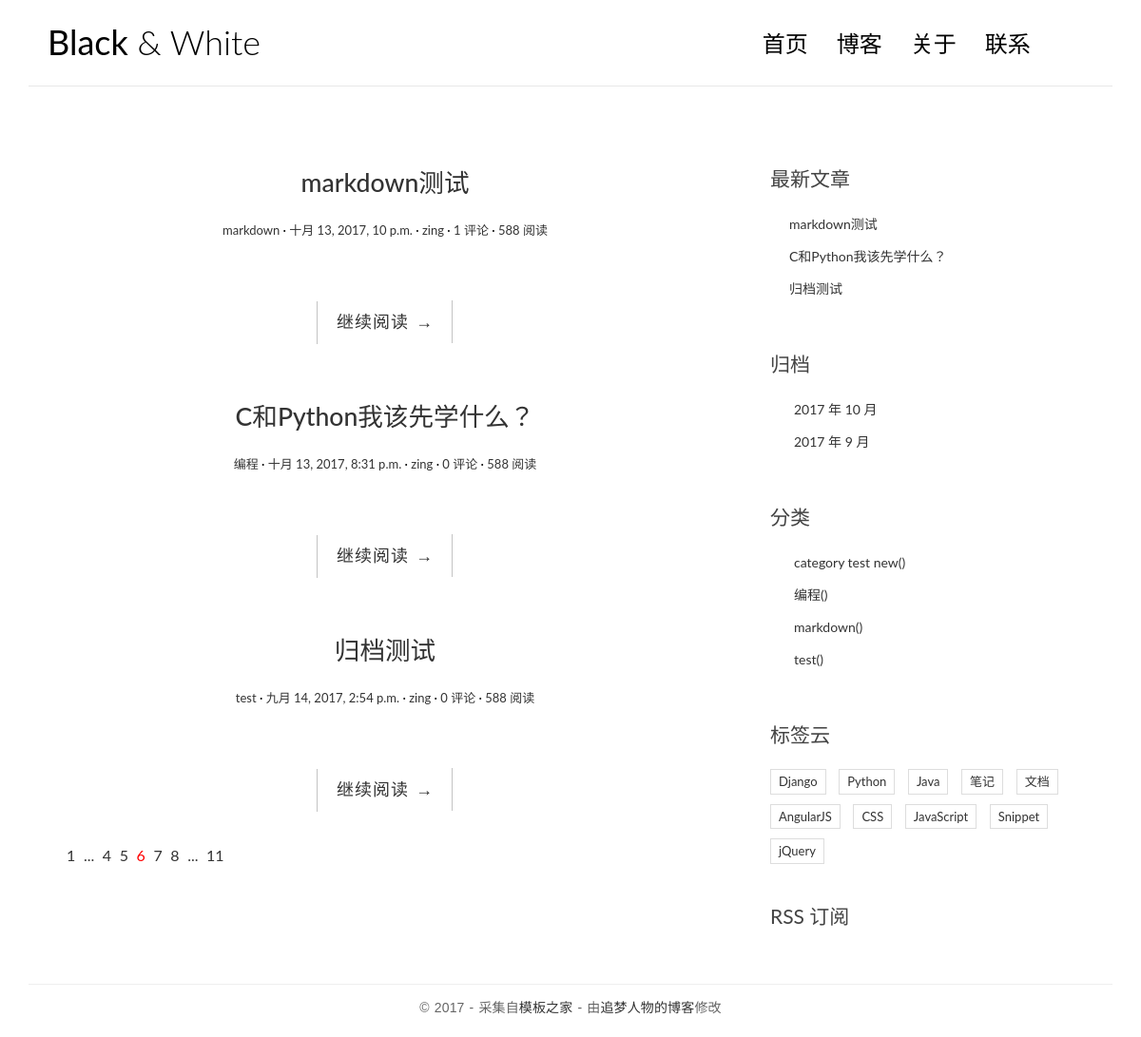
The page / on the database its author committed.
### blog/models.py (models this page shows, shortened)
class Post(models.Model):
    title = models.CharField(max_length=70)
    body = models.TextField()
    created_time = models.DateTimeField()
    modified_time = models.DateTimeField()
    excerpt = models.CharField(max_length=200, blank=True)
    category = models.ForeignKey(Category)
    tags = models.ManyToManyField(Tag, blank=True)
    author = models.ForeignKey(User)
    def get_absolute_url(self):
        return reverse('blog:detail', kwargs={'pk':self.pk})
    class Meta:
        ordering = ['-created_time']

class Category(models.Model):
    name = models.CharField(max_length=100)
    def __str__(self):
        return self.name

### blog/views.py (the view)
# urls.py: url(r'^$', views.index, name='index'),
def index(request):
    post_list = Post.objects.all()
    return render(request, 'blog/index.html', context = {'post_list': post_list})

### blog/templatetags/blog_tags.py (called while the page is built)
@register.simple_tag
def get_recent_posts(num=5):
    return Post.objects.all().order_by('-created_time')[:num]

@register.simple_tag
def archives():
    return Post.objects.dates('created_time', 'month', order='DESC')

@register.simple_tag
def get_categorys():
    return Category.objects.all()

### blog/templates/blog/index.html (shortened to what this page needs)
{% extends 'base.html' %}
{% block main %}
{% for post in post_list %}
<article class="post post-{{ post.pk }}">
    <header class="entry-header">
        <h1 class="entry-title">
            <a href="{{ post.get_absolute_url }}">{{ post.title }}</a>
        </h1>
        <div class="entry-meta">
            <span class="post-category"><a href="#">{{ post.category }}</a></span>
            <span class="post-date"><a href="#"><time class="entry-date"
                                                      datetime="{{ post.created_time }}">{{ post.created_time }}</time></a></span>
            <span class="post-author"><a href="#">{{ post.author }}</a></span>
            <span class="comments-link"><a href="#">{{ post.comment_set.count }} 评论</a></span>
            <span class="views-count"><a href="#">588 阅读</a></span>
        </div>
    </header>
    <div class="entry-content clearfix">
        <div class="read-more cl-effect-14">
            <a href="{{ post.get_absolute_url }}" class="more-link">继续阅读 <span class="meta-nav">→</span></a>
        </div>
    </div>
</article>
{% empty %}
<div class="no-post">暂时还没有发布的文章！</div>
{% endfor %}
<div class="pagination">
    <ul>
        <li><a href="">1</a></li>
        <li><a href="">...</a></li>
        <li><a href="">4</a></li>
        <li><a href="">5</a></li>
        <li class="current"><a href="">6</a></li>
        <li><a href="">7</a></li>
        <li><a href="">8</a></li>
        <li><a href="">...</a></li>
        <li><a href="">11</a></li>
    </ul>
</div>
{% endblock main%}

### blog/templates/base.html (shortened to what this page needs)
{% load static %}
{% load blog_tags %}
<!DOCTYPE html>
<html>
<head>
    <link rel="stylesheet" href="{% static 'blog/css/bootstrap.min.css' %}">
    <link rel="stylesheet" href="http://code.ionicframework.com/ionicons/2.0.1/css/ionicons.min.css">
    <link rel="stylesheet" href="{% static 'blog/css/pace.css' %}">
    <link rel="stylesheet" href="{% static 'blog/css/custom.css' %}">
    <link rel="stylesheet" href="{% static 'blog/css/highlights/github.css' %}">
</head>
<body>
<div class="container">
    <header id="site-header">
        <div class="row">
            <div class="col-md-4 col-sm-5 col-xs-8">
                <div class="logo">
                    <h1><a href="{% url 'blog:index' %}"><b>Black</b> &amp; White</a></h1>
                </div>
            </div>
            <div class="col-md-8 col-sm-7 col-xs-4">
                <nav class="main-nav" role="navigation">
                    <div class="collapse navbar-collapse" id="bs-example-navbar-collapse-1">
                        <ul class="nav navbar-nav navbar-right">
                            <li class="cl-effect-11"><a href="{% url 'blog:index' %}" data-hover="首页">首页</a></li>
                            <li class="cl-effect-11"><a href="full-width.html" data-hover="博客">博客</a></li>
                            <li class="cl-effect-11"><a href="about.html" data-hover="关于">关于</a></li>
                            <li class="cl-effect-11"><a href="contact.html" data-hover="联系">联系</a></li>
                        </ul>
                    </div>
                </nav>
            </div>
        </div>
    </header>
</div>
<div class="content-body">
    <div class="container">
        <div class="row">
            <main class="col-md-8">
            {% block main %}
            {% endblock main %}
            </main>
            <aside class="col-md-4">
                <div class="widget widget-recent-posts">
                    <h3 class="widget-title">最新文章</h3>
                    {% get_recent_posts as post_list %}
                    <ul>
                        {% for post in post_list %}
                        <li>
                            <a href="{{ post.get_absolute_url }}">{{ post.title }}</a>
                        </li>
                        {% endfor %}
                    </ul>
                </div>
                <div class="widget widget-archives">
                    <h3 class="widget-title">归档</h3>
                    {% archives as date_list %}
                    <ul>
                        {% for date in date_list %}
                        <li>
                            <a href="{% url 'blog:archives' date.year date.month %}">{{ date.year }} 年 {{ date.month }} 月</a>
                        </li>
                        {% empty %}
                        暂无归档
                        {% endfor %}
                    </ul>
                </div>
                <div class="widget widget-category">
                    <h3 class="widget-title">分类</h3>
                    {% get_categorys as cats %}
                    <ul>
                        {% for cat in cats %}
                        <li>
                            <a href="{% url 'blog:category' cat.pk %}">{{ cat.name }}<span class="post-count">({{ cat.comment_set.count }})</span></a>
                        </li>
                        {% empty %}
                        暂无分类
                        {% endfor %}
                    </ul>
                </div>
                <div class="widget widget-tag-cloud">
                    <h3 class="widget-title">标签云</h3>
                    <ul>
                        <li>
                            <a href="#">Django</a>
                        </li>
                        <li>
                            <a href="#">Python</a>
                        </li>
                        <li>
                            <a href="#">Java</a>
                        </li>
                        <li>
                            <a href="#">笔记</a>
                        </li>
                        <li>
                            <a href="#">文档</a>
                        </li>
                        <li>
                            <a href="#">AngularJS</a>
                        </li>
                        <li>
                            <a href="#">CSS</a>
                        </li>
                        <li>
                            <a href="#">JavaScript</a>
                        </li>
                        <li>
                            <a href="#">Snippet</a>
                        </li>
                        <li>
                            <a href="#">jQuery</a>
                        </li>
                    </ul>
                </div>
                <div class="rss">
                    <a href=""> RSS 订阅</a>
                </div>
            </aside>
        </div>
    </div>
</div>
<footer id="site-footer">
    <div class="container">
        <div class="row">
            <div class="col-md-12">
                <p class="copyright">&copy 2017 - 采集自<a href="http://www.cssmoban.com/"
                                                        target="_blank" title="模板之家">模板之家</a>
                    - 由<a href="http://zmrenwu.com/" title="网页模板" target="_blank">追梦人物的博客</a>修改
                </p>
            </div>
        </div>
    </div>
</footer>
</body>
</html>

### blog/static/blog/css/custom.css (style rules this page uses)
* { outline: none; }
h1, h2, h3, h4, h5, h6 { margin-top: 0; }
b { font-weight: 400; }
a { color: #333; }
body { color: #444; font-family: 'Lato', sans-serif; }
p { font-family: 'Ubuntu', sans-serif; font-weight: 400; word-spacing: 1px; letter-spacing: 0.01em; }
#site-header { background-color: #FFF; padding: 25px 20px; margin-bottom: 40px; border-bottom: 1px solid #e7e7e7; }
.logo h1 a { color: #000; }
.logo h1 { margin: 0; font-family: 'Lato', sans-serif; font-weight: 300; }
.main-nav { margin-top: 11px; max-width: 95%; }
.main-nav a { color: #000000 !important; padding: 0 0 5px 0 !important; margin-right: 30px; font-family: 'Lato', sans-serif; font-weight: 300; font-size: 24px; }
.cl-effect-11 a { padding: 10px 0; color: #0972b4; text-shadow: none; }
.cl-effect-11 a::before { position: absolute; top: 0; left: 0; overflow: hidden; padding: 0 0 5px 0 !important; max-width: 0; border-bottom: 1px solid #000; color: #000; content: attr(data-hover); white-space: nowrap; -webkit-transition: max-width 0.5s; -moz-transition: max-width 0.5s; transition: max-width 0.5s; }
.content-body { padding-bottom: 4em; }
.post { background: #fff; padding: 30px 30px 0; }
.entry-title { text-align: center; font-size: 1.9em; margin-bottom: 20px; line-height: 1.6; padding: 10px 20px 0; }
.entry-meta { text-align: center; color: #DDDDDD; font-size: 13px; margin-bottom: 30px; }
.entry-content { font-size: 18px; line-height: 1.9; font-weight: 300; color: #000; }
.post-category::after, .post-date::after, .post-author::after, .comments-link::after { content: ' ·'; color: #000; }
.read-more { font-family: 'Ubuntu', sans-serif; font-weight: 400; word-spacing: 1px; letter-spacing: 0.01em; text-align: center; margin-top: 20px; }
.cl-effect-14 a { padding: 0 20px; height: 45px; line-height: 45px; position: relative; display: inline-block; margin: 15px 25px; letter-spacing: 1px; font-weight: 400; text-shadow: 0 0 1px rgba(255, 255, 255, 0.3); }
.cl-effect-14 a::before, .cl-effect-14 a::after { position: absolute; width: 45px; height: 1px; background: #C3C3C3; content: ''; -webkit-transition: all 0.3s; -moz-transition: all 0.3s; transition: all 0.3s; pointer-events: none; }
.cl-effect-14 a::before { top: 0; left: 0; -webkit-transform: rotate(90deg); -moz-transform: rotate(90deg); transform: rotate(90deg); -webkit-transform-origin: 0 0; -moz-transform-origin: 0 0; transform-origin: 0 0; }
.cl-effect-14 a::after { right: 0; bottom: 0; -webkit-transform: rotate(90deg); -moz-transform: rotate(90deg); transform: rotate(90deg); -webkit-transform-origin: 100% 0; -moz-transform-origin: 100% 0; transform-origin: 100% 0; }
.widget { background: #fff; padding: 30px 0 0; }
.widget-title { font-size: 1.5em; margin-bottom: 20px; line-height: 1.6; padding: 10px 0 0; font-weight: 400; }
.widget-recent-posts ul { padding: 0; margin: 0; padding-left: 20px; }
.widget-recent-posts ul li { list-style-type: none; position: relative; line-height: 170%; margin-bottom: 10px; }
.widget-recent-posts ul li::before { content: '\f3d3'; font-family: "Ionicons"; position: absolute; left: -17px; top: 3px; font-size: 16px; color: #000; }
.widget-archives ul { padding: 0; margin: 0; padding-left: 25px; }
.widget-archives ul li { list-style-type: none; position: relative; line-height: 170%; margin-bottom: 10px; }
.widget-archives ul li::before { content: '\f3f3'; font-family: "Ionicons"; position: absolute; left: -25px; top: 1px; font-size: 16px; color: #000; }
.widget-category ul { padding: 0; margin: 0; padding-left: 25px; }
.widget-category ul li { list-style-type: none; position: relative; line-height: 170%; margin-bottom: 10px; }
.widget-category ul li::before { content: '\f3fe'; font-family: "Ionicons"; position: absolute; left: -25px; top: 1px; font-size: 18px; color: #000; }
.widget-tag-cloud ul { padding: 0; margin: 0; margin-right: -10px; }
.widget-tag-cloud ul li { list-style-type: none; font-size: 13px; display: inline-block; margin-right: 10px; margin-bottom: 10px; padding: 3px 8px; border: 1px solid #ddd; }
.rss { font-size: 21px; margin-top: 30px; }
.rss a { color: #444; }
#site-footer { padding-top: 10px; padding: 0 0 1.5em 0; }
.copyright { text-align: center; padding-top: 1em; margin: 0; border-top: 1px solid #eee; color: #666; }
.pagination ul { list-style: none; }
.pagination ul li { display: inline-block; font-size: 16px; margin-right: 5px; }
.current a { color: red; }

### rows shown on the page
Post: title "markdown测试", category "markdown", created_time "十月 13, 2017, 10 p.m.", author "zing", comment_set.count "1"
Post: title "C和Python我该先学什么？", category "编程", created_time "十月 13, 2017, 8:31 p.m.", author "zing", comment_set.count "0"
Post: title "归档测试", category "test", created_time "九月 14, 2017, 2:54 p.m.", author "zing", comment_set.count "0"
Category: name "category test new"
Category: name "编程"
Category: name "markdown"
Category: name "test"

### other values the page prints
{{ date.year }} "2017" "2017"
{{ date.month }} "10" "9"
